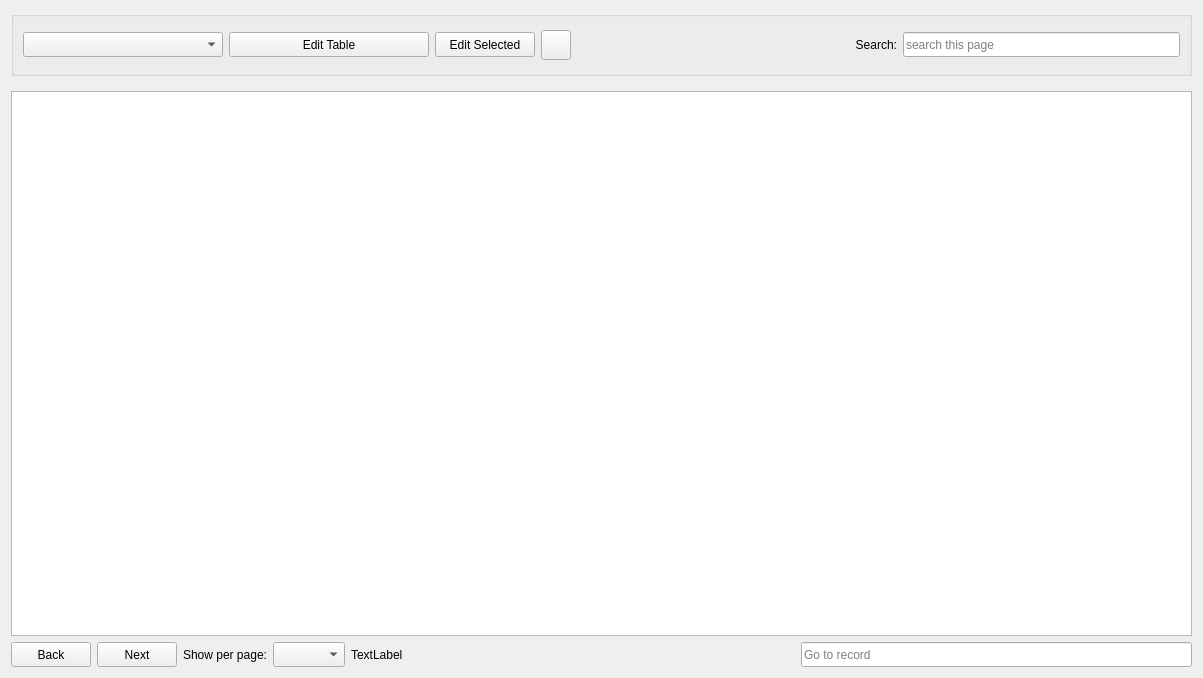
<?xml version="1.0" encoding="UTF-8"?>
<ui version="4.0">
 <class>Form</class>
 <widget class="QWidget" name="Form">
  <property name="geometry">
   <rect>
    <x>0</x>
    <y>0</y>
    <width>1203</width>
    <height>678</height>
   </rect>
  </property>
  <property name="windowTitle">
   <string>Form</string>
  </property>
  <layout class="QVBoxLayout" name="verticalLayout">
   <item>
    <widget class="QGroupBox" name="groupBox">
     <property name="sizePolicy">
      <sizepolicy hsizetype="Expanding" vsizetype="Fixed">
       <horstretch>0</horstretch>
       <verstretch>0</verstretch>
      </sizepolicy>
     </property>
     <property name="minimumSize">
      <size>
       <width>0</width>
       <height>65</height>
      </size>
     </property>
     <layout class="QHBoxLayout" name="horizontalLayout">
      <item>
       <widget class="QComboBox" name="dbTable_comboBox">
        <property name="sizePolicy">
         <sizepolicy hsizetype="Fixed" vsizetype="Fixed">
          <horstretch>0</horstretch>
          <verstretch>0</verstretch>
         </sizepolicy>
        </property>
        <property name="minimumSize">
         <size>
          <width>200</width>
          <height>25</height>
         </size>
        </property>
        <property name="focusPolicy">
         <enum>Qt::StrongFocus</enum>
        </property>
        <property name="toolTip">
         <string>Switch between various tables in the database</string>
        </property>
        <property name="layoutDirection">
         <enum>Qt::LeftToRight</enum>
        </property>
        <property name="currentText">
         <string/>
        </property>
        <property name="placeholderText">
         <string/>
        </property>
       </widget>
      </item>
      <item>
       <widget class="QPushButton" name="edit_pushButton">
        <property name="sizePolicy">
         <sizepolicy hsizetype="Preferred" vsizetype="Fixed">
          <horstretch>0</horstretch>
          <verstretch>0</verstretch>
         </sizepolicy>
        </property>
        <property name="minimumSize">
         <size>
          <width>200</width>
          <height>25</height>
         </size>
        </property>
        <property name="maximumSize">
         <size>
          <width>200</width>
          <height>16777215</height>
         </size>
        </property>
        <property name="focusPolicy">
         <enum>Qt::StrongFocus</enum>
        </property>
        <property name="toolTip">
         <string>Opens an edit dialog to modify the given table only</string>
        </property>
        <property name="text">
         <string>Edit Table</string>
        </property>
       </widget>
      </item>
      <item>
       <widget class="QPushButton" name="edit_samples_pushButton">
        <property name="sizePolicy">
         <sizepolicy hsizetype="Preferred" vsizetype="Fixed">
          <horstretch>0</horstretch>
          <verstretch>0</verstretch>
         </sizepolicy>
        </property>
        <property name="minimumSize">
         <size>
          <width>100</width>
          <height>25</height>
         </size>
        </property>
        <property name="toolTip">
         <string>Opens a sample edit dialog to modify all sample metadata</string>
        </property>
        <property name="text">
         <string>Edit Selected</string>
        </property>
       </widget>
      </item>
      <item>
       <widget class="QPushButton" name="refresh_button">
        <property name="minimumSize">
         <size>
          <width>30</width>
          <height>30</height>
         </size>
        </property>
        <property name="maximumSize">
         <size>
          <width>30</width>
          <height>30</height>
         </size>
        </property>
       </widget>
      </item>
      <item>
       <spacer name="horizontalSpacer">
        <property name="orientation">
         <enum>Qt::Horizontal</enum>
        </property>
        <property name="sizeHint" stdset="0">
         <size>
          <width>40</width>
          <height>20</height>
         </size>
        </property>
       </spacer>
      </item>
      <item>
       <widget class="QLabel" name="search_label">
        <property name="sizePolicy">
         <sizepolicy hsizetype="Fixed" vsizetype="Fixed">
          <horstretch>0</horstretch>
          <verstretch>0</verstretch>
         </sizepolicy>
        </property>
        <property name="minimumSize">
         <size>
          <width>0</width>
          <height>25</height>
         </size>
        </property>
        <property name="text">
         <string>Search:</string>
        </property>
        <property name="alignment">
         <set>Qt::AlignRight|Qt::AlignTrailing|Qt::AlignVCenter</set>
        </property>
       </widget>
      </item>
      <item>
       <widget class="QLineEdit" name="search_lineEdit">
        <property name="sizePolicy">
         <sizepolicy hsizetype="Expanding" vsizetype="Fixed">
          <horstretch>0</horstretch>
          <verstretch>0</verstretch>
         </sizepolicy>
        </property>
        <property name="minimumSize">
         <size>
          <width>100</width>
          <height>25</height>
         </size>
        </property>
        <property name="maximumSize">
         <size>
          <width>500</width>
          <height>16777215</height>
         </size>
        </property>
        <property name="placeholderText">
         <string>search this page</string>
        </property>
       </widget>
      </item>
     </layout>
    </widget>
   </item>
   <item>
    <widget class="QStackedWidget" name="db_stackedWidget">
     <property name="sizePolicy">
      <sizepolicy hsizetype="Expanding" vsizetype="Expanding">
       <horstretch>0</horstretch>
       <verstretch>0</verstretch>
      </sizepolicy>
     </property>
     <property name="lineWidth">
      <number>1</number>
     </property>
     <property name="currentIndex">
      <number>0</number>
     </property>
     <widget class="QWidget" name="db_table">
      <property name="sizePolicy">
       <sizepolicy hsizetype="Expanding" vsizetype="Expanding">
        <horstretch>0</horstretch>
        <verstretch>0</verstretch>
       </sizepolicy>
      </property>
      <layout class="QVBoxLayout" name="verticalLayout_4">
       <property name="leftMargin">
        <number>0</number>
       </property>
       <property name="topMargin">
        <number>9</number>
       </property>
       <property name="rightMargin">
        <number>0</number>
       </property>
       <property name="bottomMargin">
        <number>0</number>
       </property>
       <item>
        <widget class="FrozenTableView" name="dbTable_tableView">
         <property name="sizePolicy">
          <sizepolicy hsizetype="Expanding" vsizetype="Expanding">
           <horstretch>0</horstretch>
           <verstretch>0</verstretch>
          </sizepolicy>
         </property>
        </widget>
       </item>
      </layout>
     </widget>
     <widget class="QWidget" name="db_tree">
      <property name="sizePolicy">
       <sizepolicy hsizetype="Expanding" vsizetype="Expanding">
        <horstretch>0</horstretch>
        <verstretch>0</verstretch>
       </sizepolicy>
      </property>
      <layout class="QVBoxLayout" name="verticalLayout_2">
       <property name="leftMargin">
        <number>0</number>
       </property>
       <property name="rightMargin">
        <number>0</number>
       </property>
       <property name="bottomMargin">
        <number>6</number>
       </property>
       <item>
        <widget class="TrackExpandedTreeView" name="dbTable_treeView">
         <property name="sizePolicy">
          <sizepolicy hsizetype="Expanding" vsizetype="Expanding">
           <horstretch>0</horstretch>
           <verstretch>0</verstretch>
          </sizepolicy>
         </property>
        </widget>
       </item>
      </layout>
     </widget>
    </widget>
   </item>
   <item>
    <layout class="QHBoxLayout" name="horizontalLayout_5">
     <item>
      <widget class="QPushButton" name="prev_button">
       <property name="minimumSize">
        <size>
         <width>0</width>
         <height>25</height>
        </size>
       </property>
       <property name="text">
        <string>Back</string>
       </property>
      </widget>
     </item>
     <item>
      <widget class="QPushButton" name="next_button">
       <property name="minimumSize">
        <size>
         <width>0</width>
         <height>25</height>
        </size>
       </property>
       <property name="text">
        <string>Next</string>
       </property>
      </widget>
     </item>
     <item>
      <widget class="QLabel" name="show_per_page_label">
       <property name="minimumSize">
        <size>
         <width>0</width>
         <height>25</height>
        </size>
       </property>
       <property name="text">
        <string>Show per page:</string>
       </property>
      </widget>
     </item>
     <item>
      <widget class="QComboBox" name="show_per_page_comboBox">
       <property name="minimumSize">
        <size>
         <width>0</width>
         <height>25</height>
        </size>
       </property>
      </widget>
     </item>
     <item>
      <widget class="QLabel" name="page_info_label">
       <property name="minimumSize">
        <size>
         <width>0</width>
         <height>25</height>
        </size>
       </property>
       <property name="text">
        <string>TextLabel</string>
       </property>
      </widget>
     </item>
     <item>
      <spacer name="horizontalSpacer_2">
       <property name="minimumSize">
        <size>
         <width>0</width>
         <height>25</height>
        </size>
       </property>
       <property name="orientation">
        <enum>Qt::Horizontal</enum>
       </property>
       <property name="sizeHint" stdset="0">
        <size>
         <width>40</width>
         <height>20</height>
        </size>
       </property>
      </spacer>
     </item>
     <item>
      <widget class="QLineEdit" name="goto_line_edit">
       <property name="sizePolicy">
        <sizepolicy hsizetype="Expanding" vsizetype="Fixed">
         <horstretch>0</horstretch>
         <verstretch>0</verstretch>
        </sizepolicy>
       </property>
       <property name="minimumSize">
        <size>
         <width>0</width>
         <height>25</height>
        </size>
       </property>
       <property name="maximumSize">
        <size>
         <width>16777215</width>
         <height>25</height>
        </size>
       </property>
       <property name="placeholderText">
        <string>Go to record</string>
       </property>
      </widget>
     </item>
    </layout>
   </item>
  </layout>
 </widget>
 <customwidgets>
  <customwidget>
   <class>TrackExpandedTreeView</class>
   <extends>QTreeView</extends>
   <header>Functions/Widget_classes.h</header>
  </customwidget>
  <customwidget>
   <class>FrozenTableView</class>
   <extends>QTableView</extends>
   <header location="global">Functions/Widget_classes.h</header>
  </customwidget>
 </customwidgets>
 <resources/>
 <connections/>
</ui>
